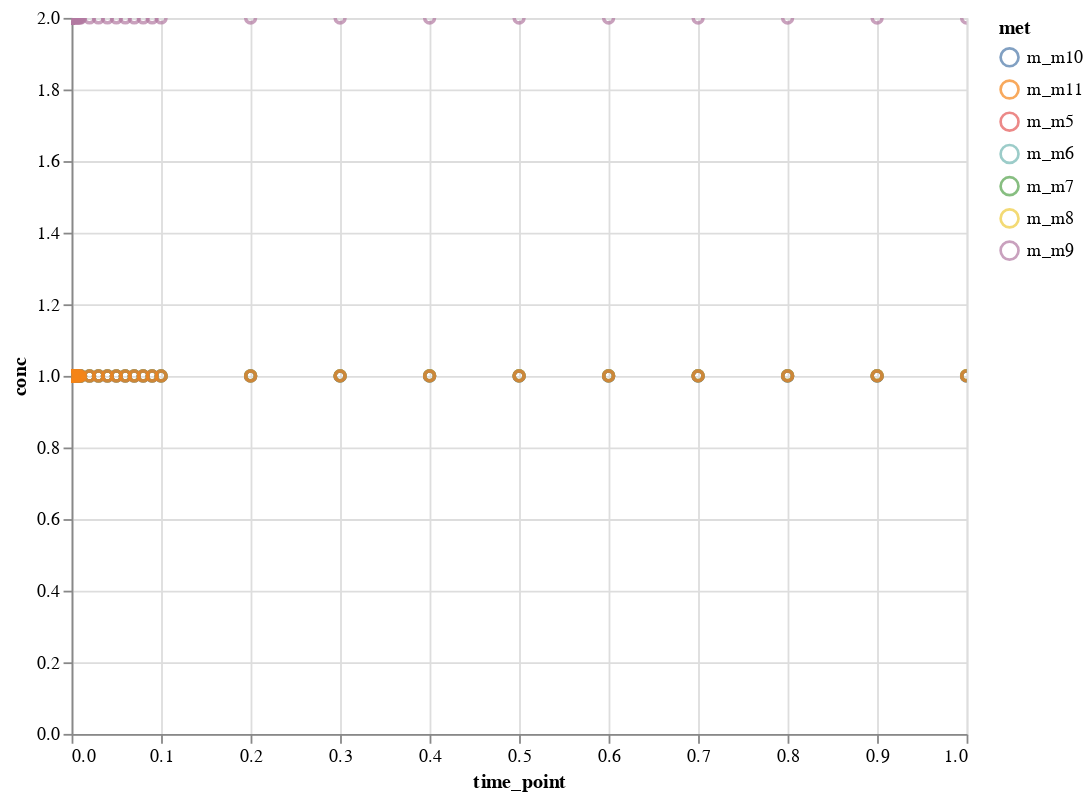

The notebook cell this image was saved under:
### Markdown cell above
#### Plot results for a given model

### Code cell
plot_model_interactive(conc, conc_interp, model_i=2, quant_type='conc',
                       selected_data=met_names, x_scale='linear',
                       y_scale='linear', x_lim=[0,1], y_lim=None)

### Figure 1 — Vega-Lite specification as saved in the notebook (floating-point values rounded to 4 significant figures; data arrays with more than 128 entries replaced by an {"elided": "..."} marker saying what was removed)
{"$schema": "https://vega.github.io/schema/vega-lite/v3.4.0.json", "config": {"mark": {"tooltip": null}, "view": {"height": 300, "width": 400}}, "data": {"name": "data-9b6821357964646dbc455208c247836a"}, "datasets": {"data-9b6821357964646dbc455208c247836a": {"elided": "581 records"}}, "encoding": {"color": {"field": "met", "type": "nominal"}, "tooltip": [{"field": "met", "type": "nominal"}, {"field": "conc", "type": "quantitative"}], "x": {"field": "time_point", "scale": {"domain": [0, 1], "type": "linear"}, "type": "quantitative"}, "y": {"field": "conc", "scale": {"type": "linear"}, "type": "quantitative"}}, "height": 400, "mark": "point", "selection": {"selector001": {"bind": "scales", "encodings": ["x", "y"], "type": "interval"}}, "width": 500}
